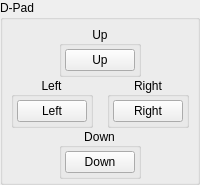
                        <widget class="QGroupBox" name="Dpad">
                          <property name="sizePolicy">
                            <sizepolicy hsizetype="Fixed" vsizetype="Fixed">
                              <horstretch>0</horstretch>
                              <verstretch>0</verstretch>
                            </sizepolicy>
                          </property>
                          <property name="title">
                            <string>D-Pad</string>
                          </property>
                          <property name="flat">
                            <bool>false</bool>
                          </property>
                          <property name="checkable">
                            <bool>false</bool>
                          </property>
                          <layout class="QVBoxLayout" name="verticalLayout_5">
                            <property name="spacing">
                              <number>0</number>
                            </property>
                            <property name="leftMargin">
                              <number>3</number>
                            </property>
                            <property name="topMargin">
                              <number>6</number>
                            </property>
                            <property name="rightMargin">
                              <number>3</number>
                            </property>
                            <property name="bottomMargin">
                              <number>3</number>
                            </property>
                            <item>
                              <widget class="QWidget" name="buttonDpadUpWidget" native="true">
                                <layout class="QHBoxLayout" name="horizontalLayout_23">
                                  <property name="spacing">
                                    <number>0</number>
                                  </property>
                                  <property name="leftMargin">
                                    <number>0</number>
                                  </property>
                                  <property name="topMargin">
                                    <number>0</number>
                                  </property>
                                  <property name="rightMargin">
                                    <number>0</number>
                                  </property>
                                  <property name="bottomMargin">
                                    <number>0</number>
                                  </property>
                                  <item>
                                    <spacer name="horizontalSpacerDpadUpLeft">
                                      <property name="orientation">
                                        <enum>Qt::Horizontal</enum>
                                      </property>
                                      <property name="sizeHint" stdset="0">
                                        <size>
                                          <width>20</width>
                                          <height>20</height>
                                        </size>
                                      </property>
                                    </spacer>
                                  </item>
                                  <item alignment="Qt::AlignHCenter">
                                    <widget class="QGroupBox" name="buttonDpadUpGroup">
                                      <property name="title">
                                        <string>Up</string>
                                      </property>
                                      <property name="alignment">
                                        <set>Qt::AlignCenter</set>
                                      </property>
                                      <layout class="QVBoxLayout" name="buttonDpadUpVerticalLayout">
                                        <property name="spacing">
                                          <number>3</number>
                                        </property>
                                        <property name="leftMargin">
                                          <number>3</number>
                                        </property>
                                        <property name="topMargin">
                                          <number>3</number>
                                        </property>
                                        <property name="rightMargin">
                                          <number>3</number>
                                        </property>
                                        <property name="bottomMargin">
                                          <number>3</number>
                                        </property>
                                        <item>
                                          <widget class="QPushButton" name="buttonDpadUp">
                                            <property name="minimumSize">
                                              <size>
                                                <width>68</width>
                                                <height>0</height>
                                              </size>
                                            </property>
                                            <property name="maximumSize">
                                              <size>
                                                <width>68</width>
                                                <height>16777215</height>
                                              </size>
                                            </property>
                                            <property name="styleSheet">
                                              <string notr="true">min-width: 68px;</string>
                                            </property>
                                            <property name="text">
                                              <string>Up</string>
                                            </property>
                                          </widget>
                                        </item>
                                      </layout>
                                    </widget>
                                  </item>
                                  <item>
                                    <spacer name="horizontalSpacerDpadUpRight">
                                      <property name="orientation">
                                        <enum>Qt::Horizontal</enum>
                                      </property>
                                      <property name="sizeHint" stdset="0">
                                        <size>
                                          <width>20</width>
                                          <height>20</height>
                                        </size>
                                      </property>
                                    </spacer>
                                  </item>
                                </layout>
                              </widget>
                            </item>
                            <item>
                              <layout class="QHBoxLayout" name="buttonDpadLeftRightHorizontalLayout">
                                <property name="spacing">
                                  <number>3</number>
                                </property>
                                <item alignment="Qt::AlignHCenter">
                                  <widget class="QGroupBox" name="buttonDpadLeftGroup">
                                    <property name="title">
                                      <string>Left</string>
                                    </property>
                                    <property name="alignment">
                                      <set>Qt::AlignCenter</set>
                                    </property>
                                    <layout class="QVBoxLayout" name="buttonDpadLeftVerticalLayout">
                                      <property name="spacing">
                                        <number>3</number>
                                      </property>
                                      <property name="leftMargin">
                                        <number>3</number>
                                      </property>
                                      <property name="topMargin">
                                        <number>3</number>
                                      </property>
                                      <property name="rightMargin">
                                        <number>3</number>
                                      </property>
                                      <property name="bottomMargin">
                                        <number>3</number>
                                      </property>
                                      <item>
                                        <widget class="QPushButton" name="buttonDpadLeft">
                                          <property name="minimumSize">
                                            <size>
                                              <width>68</width>
                                              <height>0</height>
                                            </size>
                                          </property>
                                          <property name="maximumSize">
                                            <size>
                                              <width>68</width>
                                              <height>16777215</height>
                                            </size>
                                          </property>
                                          <property name="styleSheet">
                                            <string notr="true">min-width: 68px;</string>
                                          </property>
                                          <property name="text">
                                            <string>Left</string>
                                          </property>
                                        </widget>
                                      </item>
                                    </layout>
                                  </widget>
                                </item>
                                <item alignment="Qt::AlignHCenter">
                                  <widget class="QGroupBox" name="buttonDpadRightGroup">
                                    <property name="title">
                                      <string>Right</string>
                                    </property>
                                    <property name="alignment">
                                      <set>Qt::AlignCenter</set>
                                    </property>
                                    <layout class="QVBoxLayout" name="buttonDpadRightVerticalLayout">
                                      <property name="spacing">
                                        <number>3</number>
                                      </property>
                                      <property name="leftMargin">
                                        <number>3</number>
                                      </property>
                                      <property name="topMargin">
                                        <number>3</number>
                                      </property>
                                      <property name="rightMargin">
                                        <number>3</number>
                                      </property>
                                      <property name="bottomMargin">
                                        <number>3</number>
                                      </property>
                                      <item>
                                        <widget class="QPushButton" name="buttonDpadRight">
                                          <property name="minimumSize">
                                            <size>
                                              <width>68</width>
                                              <height>0</height>
                                            </size>
                                          </property>
                                          <property name="maximumSize">
                                            <size>
                                              <width>68</width>
                                              <height>16777215</height>
                                            </size>
                                          </property>
                                          <property name="styleSheet">
                                            <string notr="true">min-width: 68px;</string>
                                          </property>
                                          <property name="text">
                                            <string>Right</string>
                                          </property>
                                        </widget>
                                      </item>
                                    </layout>
                                  </widget>
                                </item>
                              </layout>
                            </item>
                            <item>
                              <widget class="QWidget" name="buttonDpadDownWidget" native="true">
                                <layout class="QHBoxLayout" name="horizontalLayout_24">
                                  <property name="spacing">
                                    <number>0</number>
                                  </property>
                                  <property name="leftMargin">
                                    <number>0</number>
                                  </property>
                                  <property name="topMargin">
                                    <number>0</number>
                                  </property>
                                  <property name="rightMargin">
                                    <number>0</number>
                                  </property>
                                  <property name="bottomMargin">
                                    <number>0</number>
                                  </property>
                                  <item>
                                    <spacer name="horizontalSpacerDpadDownLeft">
                                      <property name="orientation">
                                        <enum>Qt::Horizontal</enum>
                                      </property>
                                      <property name="sizeHint" stdset="0">
                                        <size>
                                          <width>20</width>
                                          <height>20</height>
                                        </size>
                                      </property>
                                    </spacer>
                                  </item>
                                  <item alignment="Qt::AlignHCenter">
                                    <widget class="QGroupBox" name="buttonDpadDownGroup">
                                      <property name="title">
                                        <string>Down</string>
                                      </property>
                                      <property name="alignment">
                                        <set>Qt::AlignCenter</set>
                                      </property>
                                      <layout class="QVBoxLayout"
                                        name="buttonDpadDownVerticalLayout">
                                        <property name="spacing">
                                          <number>3</number>
                                        </property>
                                        <property name="leftMargin">
                                          <number>3</number>
                                        </property>
                                        <property name="topMargin">
                                          <number>3</number>
                                        </property>
                                        <property name="rightMargin">
                                          <number>3</number>
                                        </property>
                                        <property name="bottomMargin">
                                          <number>3</number>
                                        </property>
                                        <item>
                                          <widget class="QPushButton" name="buttonDpadDown">
                                            <property name="minimumSize">
                                              <size>
                                                <width>68</width>
                                                <height>0</height>
                                              </size>
                                            </property>
                                            <property name="maximumSize">
                                              <size>
                                                <width>68</width>
                                                <height>16777215</height>
                                              </size>
                                            </property>
                                            <property name="styleSheet">
                                              <string notr="true">min-width: 68px;</string>
                                            </property>
                                            <property name="text">
                                              <string>Down</string>
                                            </property>
                                          </widget>
                                        </item>
                                      </layout>
                                    </widget>
                                  </item>
                                  <item>
                                    <spacer name="horizontalSpacerDpadDownRight">
                                      <property name="orientation">
                                        <enum>Qt::Horizontal</enum>
                                      </property>
                                      <property name="sizeHint" stdset="0">
                                        <size>
                                          <width>20</width>
                                          <height>20</height>
                                        </size>
                                      </property>
                                    </spacer>
                                  </item>
                                </layout>
                              </widget>
                            </item>
                          </layout>
                        </widget>
